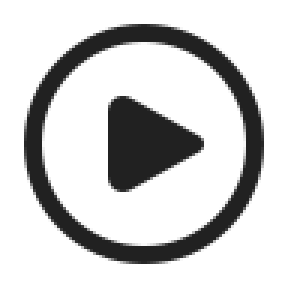
#> input picture polyhost/res/overlay_sources/photocraft/icons/actions.png, 96 x 96 px, given in place of fillfg.png, which was not available (shown 3 times larger)
$ python fetch_icons.py
#> lines starting #> are read from the running program, lines starting #| are printed output that depends on the picture
### polyhost/res/overlay_sources/icon_fetch.py
#!/usr/bin/env python3
"""Shared fetch/render step for per-app `fetch_icons.py` scripts.

Every app overlay sources most of its glyphs from **Microsoft Fluent UI System
Icons (MIT)** — the house style. Before the 2026-08 batch each app inlined the
same dozen lines of urllib+cairosvg; this factors that out so a per-app
`fetch_icons.py` is a declarative `{filename: "Fluent Folder Name"}` map.

Two conveniences that matter in practice:

* **Size fallback.** Not every Fluent glyph ships a 24px cut (`Arrow Enter` is
  20px-only, `Arrow Step Over` likewise). Passing just the folder name tries
  24/20/28/32/16 and takes the first that exists, so a name that "doesn't work"
  at 24 no longer has to be hand-specified. Pass a full
  `Folder/SVG/ic_fluent_..._24_regular.svg` path to pin one exactly.
* **Retry with backoff.** raw.githubusercontent.com intermittently 403s under
  the session network policy; a single failure is not "the icon is unavailable".
* **Material Symbols fallback.** Fluent has real gaps. A spec of the form
  `ms:<name>` fetches Google Material Symbols (Apache-2.0) instead, and a bare
  Fluent folder name that 404s at every size is retried there before giving up.
  Prefer the explicit form: Material's vocabulary is its own, so the automatic
  pass only ever helps where the two sets already agree on a name.

    from polyhost.res.overlay_sources import icon_fetch
    icon_fetch.fluent({"save": "Save", "undo": "Arrow Undo",
                       "bw": "ms:filter_b_and_w"}, out_dir)
"""
from __future__ import annotations

import time
import urllib.error
import urllib.parse
import urllib.request
from pathlib import Path

import cairosvg

from polyhost.res.overlay_sources import material_symbols

RENDER_PX = 96
# Pinned to one commit of microsoft/fluentui-system-icons (main on 2026-11-15), so a
# later fetch returns the same drawing. To take newer glyphs, change the commit and
# run the fetch script of every set that uses a Fluent icon through this module.
FLUENT_COMMIT = "67e6dec1ee956af3ab4c746a2b3bb6a2e5520a44"
RAW = "https://raw.githubusercontent.com/microsoft/fluentui-system-icons/" + FLUENT_COMMIT + "/assets/{}"
SIZES = (24, 20, 28, 32, 16)
# Material Symbols (Apache-2.0) is the documented backup source. GPLv3 is
# Apache-2.0-compatible; under the project's old GPLv2 it would not have been.
MS_PREFIX = "ms:"
MS_WEIGHT = 300


def _snake(folder: str) -> str:
    return folder.lower().replace(" ", "_").replace("-", "_")


def _get(url: str, tries: int = 4) -> bytes:
    last: Exception | None = None
    for i in range(tries):
        try:
            req = urllib.request.Request(url, headers={"User-Agent": "polykybd"})
            return urllib.request.urlopen(req, timeout=30).read()
        except urllib.error.HTTPError as e:
            if e.code == 404:
                raise
            last = e
        except Exception as e:  # transient DNS/TLS/proxy hiccup
            last = e
        time.sleep(2 ** i)
    raise RuntimeError(f"GET {url} failed after {tries} tries: {last}")


def _fetch_fluent_svg(spec: str) -> tuple[bytes, str]:
    """`spec` is either a full asset path or a Fluent folder name."""
    if "/" in spec:
        candidates = [spec]
    else:
        candidates = [f"{spec}/SVG/ic_fluent_{_snake(spec)}_{s}_regular.svg" for s in SIZES]
    for asset in candidates:
        enc = "/".join(urllib.parse.quote(s) for s in asset.split("/"))
        try:
            return _get(RAW.format(enc)), asset
        except urllib.error.HTTPError as e:
            if e.code != 404:
                raise
    raise FileNotFoundError(f"no Fluent asset for {spec!r} (tried sizes {SIZES})")


# [13 lines left out: function _fetch_material_svg, not called in this run]


def _fetch_svg(spec: str) -> tuple[bytes, str, str]:
    """Resolve one spec to (svg, asset, source).

    Fluent (MIT) is the house style and is tried first. Two ways to reach
    Material Symbols (Apache-2.0) when it has no match:

    * **`"ms:content_cut"`** -- explicit, and the one to prefer. Material's
      vocabulary is its own (`undo`, not `Arrow Undo`; `groups`, not
      `People Team`), so naming the glyph is how you get the RIGHT one.
    * **automatically**, as a last resort: the Fluent folder name is snake-cased
      and tried in Material before giving up.

    ⚠️ The automatic pass is a courtesy, not a substitute for the explicit form.
    It can only succeed where the two sets happen to agree on a name, which for
    a multi-word Fluent folder is essentially never -- `full_screen_maximize`
    and `people_team` do not exist in Material, so the miss is still a miss and
    the error names both sources. Where a bare name DOES resolve in both
    (`search`, `settings`, `calendar`), the concept agrees too, which is what
    makes the attempt safe rather than a coin flip on meaning.
    """
    if spec.startswith(MS_PREFIX):
        svg, asset = _fetch_material_svg(spec[len(MS_PREFIX):])
        return svg, asset, "material-symbols"
    try:
        svg, asset = _fetch_fluent_svg(spec)
        return svg, asset, "ms-fluent"
    except FileNotFoundError as fluent_err:
        if "/" in spec:
            raise
        try:
            svg, asset = _fetch_material_svg(_snake(spec))
        except FileNotFoundError:
            raise FileNotFoundError(
                f"{fluent_err}; and no Material Symbol named "
                f"{_snake(spec)!r}. Pick a name at "
                f"https://fonts.google.com/icons and pass it as "
                f"'{MS_PREFIX}<name>'.") from fluent_err
        return svg, asset, "material-symbols"


def fluent(mapping: dict[str, str], out_dir: Path, render_px: int = RENDER_PX) -> int:
    """Render `{filename_stem: spec}` into `out_dir` as RGBA PNGs.

    A spec is a Fluent folder name, a full Fluent asset path, or
    `"ms:<material_name>"`. The printed line names the source the glyph really
    came from -- record that, with its licence, in the app's `SOURCES.md`.
    """
#> called with render_px = 96
    out_dir.mkdir(parents=True, exist_ok=True)
    for stem, spec in mapping.items():
        svg, asset, source = _fetch_svg(spec)
        png = cairosvg.svg2png(bytestring=svg, output_width=render_px, output_height=render_px)
        (out_dir / f"{stem}.png").write_bytes(png)
        label = asset if source == "material-symbols" else asset.split("/")[0]
        print(f"  {stem}.png  <- {source}/{label}")
#> (the call stopped at in _get, `return urllib.request.urlopen(req, timeout=30).read()`: the network is not available in this run)
    return len(mapping)


def borrow(mapping: dict[str, str], out_dir: Path) -> int:
    """Copy each ``{file name: sibling app folder}`` icon from that app's icons/.

    For one drawing several apps share: the copy is byte-identical, so with the
    same placement keys every app renders the same cell, and the overlay icon
    library stores it once. Guarded like the other drawn assets: a committed
    file is left as-is.
    """
    import shutil
    here = Path(__file__).resolve().parent
    for name, app in sorted(mapping.items()):
        dest = out_dir / name
        if dest.exists():
            print(f"  {name}  <- committed asset (left as-is)")
        else:
            shutil.copyfile(here / app / "icons" / name, dest)
            print(f"  {name}  <- copied from {app}/icons")
    return len(mapping)

### polyhost/res/overlay_sources/photocraft/fetch_icons.py
#!/usr/bin/env python3
"""Fetch + render the PhotoCraft shortcut icons (reproducible source step).

PhotoCraft (github.com/storytold/photocraft, MIT OR Apache-2.0) is the ArtCraft
suite's open-source Photoshop work-alike, and it deliberately keeps Photoshop's
default keymap. So wherever an action matches the Photoshop overlay, the glyph is
the SAME one: the drawn Photoshop tool glyphs are copied byte-identically with
`icon_fetch.borrow` (one drawing per action, stored once in the icon library),
and the Fluent glyphs below use the same Fluent folder names as
`photoshop/fetch_icons.py`, which renders byte-identical PNGs.

Everything else is Microsoft Fluent UI System Icons (MIT) via `icon_fetch`, with
Material Symbols (Apache-2.0, `ms:`) for the gaps Fluent has (layer stacking,
blend steps, wide-angle, vignette/mask, ...).

The ESC **program mark is PhotoCraft's OWN icon** (the kitsune), taken from the
app's own `assets/app-icon/photocraft.ico`. Its LICENSE.txt states the artwork is
the project owner's original drawing, licensed like the rest of PhotoCraft (MIT
OR Apache-2.0), both GPL-3.0-compatible. Rendered from the **64 px frame** with
`program_icon_mode: luma`, threshold 140 (see bindings.yaml for the sweep). The
mark is guarded by `program_marks.own_icon`, so a re-run never clobbers it.

    PYTHONPATH=. python polyhost/res/overlay_sources/photocraft/fetch_icons.py
"""
from __future__ import annotations

import sys
from pathlib import Path

sys.path.insert(0, str(Path(__file__).resolve().parent.parent))

import icon_fetch  # noqa: E402
import number_badge  # noqa: E402
import program_marks  # noqa: E402

from PIL import Image  # noqa: E402

# Pinned to the commit the shortcuts were read from (see SOURCES.md).
PC_COMMIT = "99e1138877e6aa7e856c6883b415e708d042fc59"
PC_ICO = (f"https://raw.githubusercontent.com/storytold/photocraft/{PC_COMMIT}"
          "/assets/app-icon/photocraft.ico")

FLUENT = {
    # --- shared with photoshop/ (same Fluent folder -> same bytes) ---
    "new": "Document Add",
    "open": "Folder Open",
    "save": "Save",
    "saveas": "Save Edit",
    "close": "Document Dismiss",
    "print": "Print",
    "copy": "Copy",
    "cut": "Cut",
    "paste": "Clipboard Paste",
    "undo": "Arrow Undo",
    "redo": "Arrow Redo",
    "selectall": "Select All On",
    "deselect": "Select All Off",
    "freetransform": "Resize",
    "duplayer": "Layer",
    "newlayer": "Add Square",
    "mergedown": "Layer Diagonal",
    "group": "Group",
    "levels": "Data Histogram",
    "curves": "Data Line",
    "huesat": "Color",
    "colorbalance": "Color Fill",
    "invert": "Color Background",
    "desaturate": "Color Line",
    "rulers": "Ruler",
    "extras": "Eye Off",
    "fitscreen": "Zoom Fit",   # was the Screen mode glyph (F)
    "zoomin": "Zoom In",
    "zoomout": "Zoom Out",
    "invertsel": "Arrow Swap",
    "copymerged": "Copy Select",
    "move": "Arrow Move",
    "crop": "Crop",
    "brush": "Paint Brush",
    "eraser": "Eraser",
    "type": "Text T",
    "eyedropper": "Eyedropper",
    "cursor": "Cursor",   # badge of the zoom TOOL (zoomtool.png)
    "hand": "Hand Right",
    "pen": "Pen",
    "shape": "Shapes",
    "fill": "Paint Bucket",
    "screenmode": "Full Screen Maximize",
    "stepback": "History",
    "zoom1to1": "Ratio One To One",
    "feather": "Blur",
    # --- file ---
    "exit": "Sign Out",
    "closeall": "Dismiss Square Multiple",
    "closeothers": "Tab Desktop Multiple",
    "saveacopy": "Save Copy",
    "revert": "Arrow Reset",
    "exportas": "Share",
    "saveforweb": "Globe",
    "openas": "Open",
    "fileinfo": "Document Bullet List",
    "printone": "Print Add",
    # --- edit ---
    "search": "Search",
    "pasteinplace": "Clipboard Arrow Right",
    "pasteinto": "Clipboard Image",
    "transformagain": "Arrow Repeat All",
    "transformagaincopy": "Square Multiple",
    "freetransformcopy": "Copy Arrow Right",
    "contentawarescale": "Resize Image",
    "prefs": "Settings",
    "keyboardshortcuts": "Keyboard",
    "menus": "Navigation",
    # --- image / layer / select ---
    "ungroup": "Group Dismiss",
    "mergevisible": "Merge",
    "alllayers": "Stack",
    "findlayers": "Search Square",
    "reselect": "Arrow Counterclockwise",
    "selectandmask": "Select Object",
    "quickexport": "Image Arrow Forward",
    "layerexport": "Arrow Export",
    "composite": "Image",
    "channelbase": "Square",
    "locktransp": "Lock Multiple",
    "clear": "Delete",
    "clipmask": "Arrow Turn Down Right",
    # --- filter / view / window ---
    "camraw": "Camera",
    "flowfill": "Drop",
    "proof": "Eye",
    "gamut": "Warning",
    "grid": "Grid",
    "snap": "Arrow Fit",
    "lockguides": "Lock Closed",
    "targetpath": "Bezier Curve Square",
    "brushsettings": "Paint Brush Sparkle",
    "infopanel": "Info",
    "actions": "Play Circle",
    "blendnext": "Arrow Next",
    "blendprev": "Arrow Previous",
    "rotateview": "Arrow Rotate Clockwise",
    "frame": "Frame",
    # --- Material Symbols (Apache-2.0) for Fluent's gaps ---
    "bringforward": "ms:arrow_upward",
    "sendbackward": "ms:arrow_downward",
    "bringfront": "ms:flip_to_front",
    "sendback": "ms:flip_to_back",
    "layerabove": "ms:keyboard_arrow_up",
    "layerbelow": "ms:keyboard_arrow_down",
    "layertop": "ms:vertical_align_top",
    "layerbottom": "ms:vertical_align_bottom",
    "addabove": "ms:keyboard_double_arrow_up",
    "addbelow": "ms:keyboard_double_arrow_down",
    "hidelayers": "ms:layers_clear",
    "layerspanel": "ms:layers",
    "colorpanel": "ms:palette",
    "colorsettings": "ms:display_settings",
    "blackwhite": "ms:filter_b_and_w",
    "autotone": "ms:auto_fix_high",
    "autocontrast": "ms:contrast",
    "autocolor": "ms:invert_colors",
    "imagesize": "ms:photo_size_select_large",
    "canvassize": "ms:aspect_ratio",
    "fade": "ms:gradient",
    "lastfilter": "ms:filter",
    "wideangle": "ms:panorama_wide_angle",
    "lenscorr": "ms:camera",
    "liquify": "ms:waves",
    "vanishing": "ms:view_in_ar",
    "guides": "ms:grid_guides",
    "stampvisible": "ms:approval",
    "stampdown": "ms:move_down",
    "luminosity": "ms:brightness_6",
    "layermask": "ms:vignette",
    "opacity": "ms:opacity",
    "typesizeup": "ms:text_increase",
    "typesizedown": "ms:text_decrease",
    # --- Enter / Backspace / Tab / Space chords ---
    "panelsall": "Panel Left Contract",
    "panelsdock": "Panel Right Contract",
    "nextdoc": "Document Arrow Right",
    "prevdoc": "Document Arrow Left",
    "pathtosel": "ms:select",
    "fillhistory": "ms:settings_backup_restore",
    "lockbadge": "Lock Closed",
}

# Photoshop's drawn tool glyphs, copied byte-identically (same action, same art).
BORROWED = {f"{n}.png": "photoshop" for n in (
    "marquee", "lasso", "magicwand", "clonestamp", "healing", "dodgeburn",
    "pathselect", "defaultcolors", "quickmask", "gradient", "brushdec",
    "brushinc", "hardnessdec", "hardnessinc", "swapcolors", "fillfg", "fillbg")}


def _preserve(fill: Path, lock: Path, path: Path) -> None:
    """Fill ... Preserve Transparency: the plain fill square shrunk to the top-left
    with a small lock bottom-right. Both inputs are opaque-on-transparent, and the
    binding renders `mode: alpha`, so only the alpha channel matters. Guarded."""
    if path.exists():
        print(f"  {path.name}  <- committed asset (left as-is)")
        return
    u = 96
    out = Image.new("RGBA", (u, u), (0, 0, 0, 0))
#> out: PIL image 96x96 RGBA; every value is 0
    f = Image.open(fill).convert("RGBA").resize((70, 70), Image.LANCZOS)
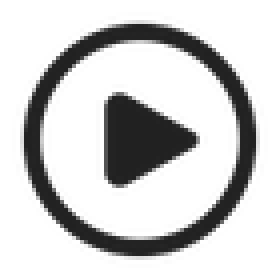
#> f: PIL image 70x70 RGBA (shown 4 times larger); mean R, G, B, A 9.6, 9.6, 9.6, 56.4; transparent parts drawn white
    out.alpha_composite(f, (0, 0))
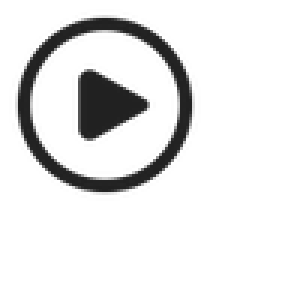
#> out: PIL image 96x96 RGBA (shown 3 times larger); mean R, G, B, A 5.1, 5.1, 5.1, 30; transparent parts drawn white
    lk = Image.open(lock).convert("RGBA").resize((46, 46), Image.LANCZOS)
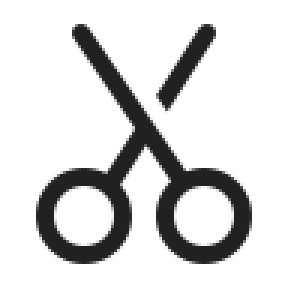
#> input picture polyhost/res/overlay_sources/photocraft/icons/cut.png, 96 x 96 px, given in place of lockbadge.png, which was not available (shown 3 times larger)
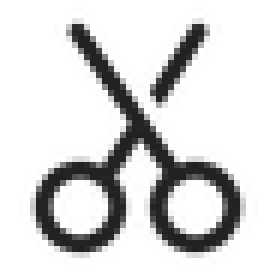
#> lk: PIL image 46x46 RGBA (shown 6 times larger); mean R, G, B, A 8.4, 8.4, 8.4, 45; transparent parts drawn white
    white = Image.new("RGBA", lk.size, (255, 255, 255, 255))
#> white: PIL image 46x46 RGBA; every value is 255
    white.putalpha(lk.split()[3])
    out.alpha_composite(white, (u - 46, u - 46))
    out.save(path)
    print(f"  {path.name}  <- composite ({fill.stem} + lock)")


_PCT = {"1": "10%", "2": "20%", "3": "30%", "4": "40%", "5": "50%",
        "6": "60%", "7": "70%", "8": "80%", "9": "90%", "0": "100%"}
WORDS = {f"opacity{k}": ("opacity", w) for k, w in _PCT.items()}
WORDS.update({f"flowfill{k}": ("flowfill", w) for k, w in _PCT.items()})
WORDS.update({
    "eraserhold": ("eraser", "HOLD"),       # ` held: erase with the brush
    "zoominhold": ("zoomin", "HOLD"),       # Cmd+Space held
    "zoomouthold": ("zoomout", "HOLD"),     # Alt+Space held
    "layerviacut": ("cut", "LAYER"),        # Cmd+Shift+J
    "typesizeup10": ("typesizeup", "+10"),
    "typesizedown10": ("typesizedown", "-10"),
})
SPACE_HAND = "hand.png"
BADGED = {
    "zoomtool.png": ("zoomin.png", "cursor.png"),       # Z, the tool; Cmd+= zooms in one step
    "historybrush.png": ("brush.png", "stepback.png"),  # Y; Cmd+Alt+Z is the History glyph alone
}


# ------------------------------------------------- one icon per action (2026-11-15)
# Two keys share an image only when they do the same thing (maintainer, 2026-11-15).
# The variants below are drawn from glyphs this set already has:
# * WORDS: the glyph over a short word, 1-bit at 40x40, with the glyph + word code
#   of ../ghidra/fetch_icons.py (as the Binary Ninja set does); placed 1:1.
# * SPACE_HAND: the hand with an arrow on each side, the "hold Space" pan hint of
#   ../space_hint.py; placed 1:1 on the whole 72x40 key.
# * BADGED: dcc_glyphs.with_badge, the glyph at the upper left, a second one at
#   the lower right.
# All are guarded: a committed PNG is left as it is.
def _ghidra_helpers():
    """`../ghidra/fetch_icons.py` as a module, for its glyph + word composites."""
    import importlib.util
    spec = importlib.util.spec_from_file_location(
        "ghidra_fetch_icons", Path(__file__).resolve().parent.parent / "ghidra" / "fetch_icons.py")
    mod = importlib.util.module_from_spec(spec)
    spec.loader.exec_module(mod)
    return mod


def _variants(out: Path) -> None:
    sys.path.insert(0, str(Path(__file__).resolve().parents[4]))
    from polyhost.res.overlay_sources import dcc_glyphs, space_hint
    g = _ghidra_helpers()
    g.COMPOSITES, g.ISA = WORDS, {}
    g.composites(out)
    if SPACE_HAND:
        dcc_glyphs.guarded(
            out / "space_hand.png",
            lambda q: space_hint.draw(space_hint.glyph_from_png(out / SPACE_HAND, 20), q),
            f"drawn: {SPACE_HAND} + four arrows (space_hint.py)")
    for name, (base, badge) in BADGED.items():
        dcc_glyphs.guarded(out / name,
                           lambda q, b=base, k=badge: dcc_glyphs.with_badge(out / b, out / k, q),
                           f"composite ({base} + {badge} badge)")


def main() -> int:
    out = Path(__file__).resolve().parent / "icons"
    out.mkdir(parents=True, exist_ok=True)
    icon_fetch.fluent(FLUENT, out)
    # Cmd+3..9 "Target channel N": the digit is the information (number_badge).
    number_badge.numbered(out / "channelbase.png", "3456789", out, "channel")
    icon_fetch.borrow(BORROWED, out)
    _preserve(out / "fillfg.png", out / "lockbadge.png", out / "fillfgpreserve.png")
    _preserve(out / "fillbg.png", out / "lockbadge.png", out / "fillbgpreserve.png")
#> in _preserve (call 2), `f = Image.open(fill).convert("RGBA").resize((70, 70), Image.LANCZOS)`:
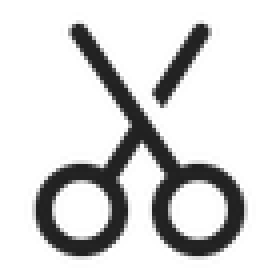
#> f: PIL image 70x70 RGBA (shown 4 times larger); mean R, G, B, A 8, 8, 8, 44.8; transparent parts drawn white
#> in _preserve (call 2), `out.alpha_composite(f, (0, 0))`:
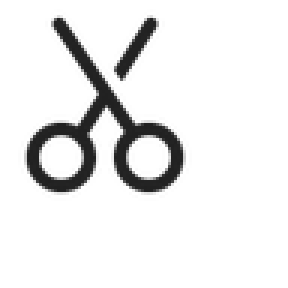
#> out: PIL image 96x96 RGBA (shown 3 times larger); mean R, G, B, A 4.3, 4.3, 4.3, 23.8; transparent parts drawn white
    _variants(out)
    program_marks.own_icon(out / "photocraft.png", PC_ICO, frame=64,
                           credit="storytold/photocraft assets/app-icon/photocraft.ico (MIT OR Apache-2.0)")
    # The ESC mark: the icon's animal as one solid shape at keycap size, with its
    # darkest lines cut back out (program_marks.silhouette_mark).
    program_marks.silhouette_mark(out / "photocraft_mark.png", out / "photocraft.png", cut=120)
    print(f"Wrote icons to {out}")
    return 0


if __name__ == "__main__":
#> (the run stopped early here; a loop or call above may not have finished)
